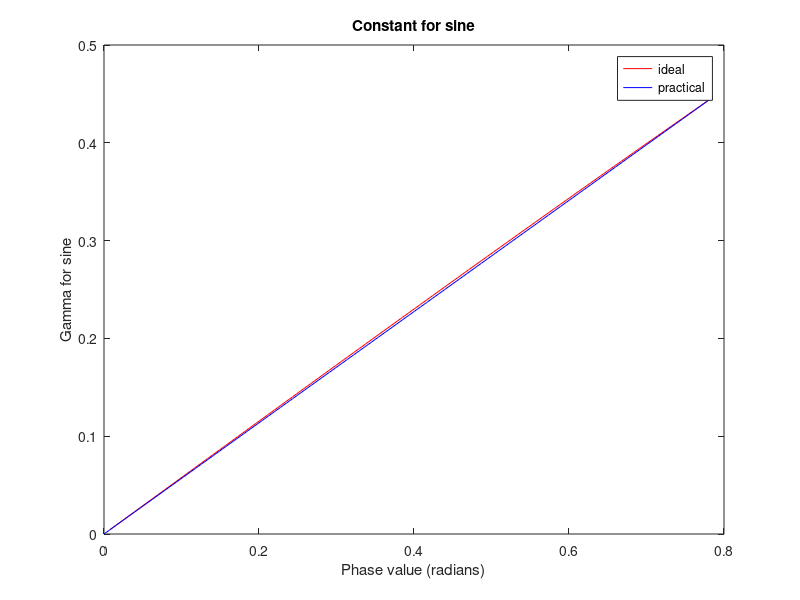
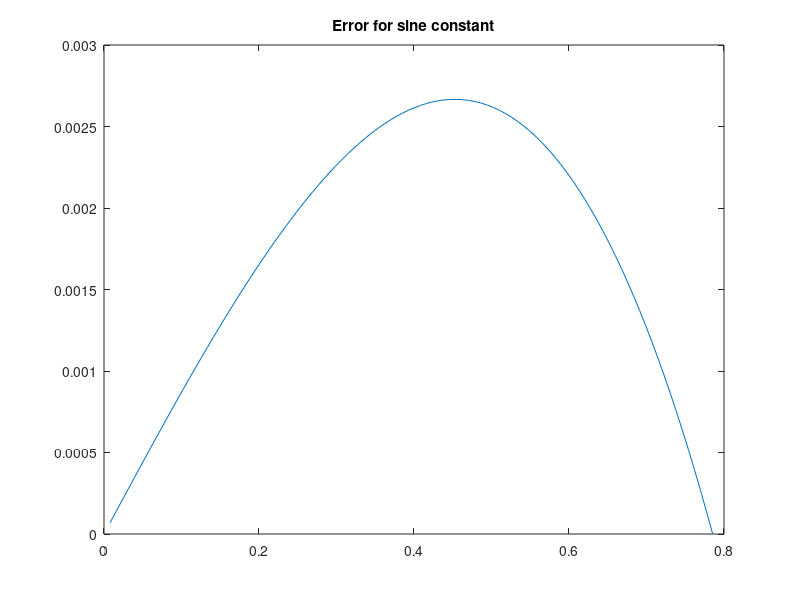
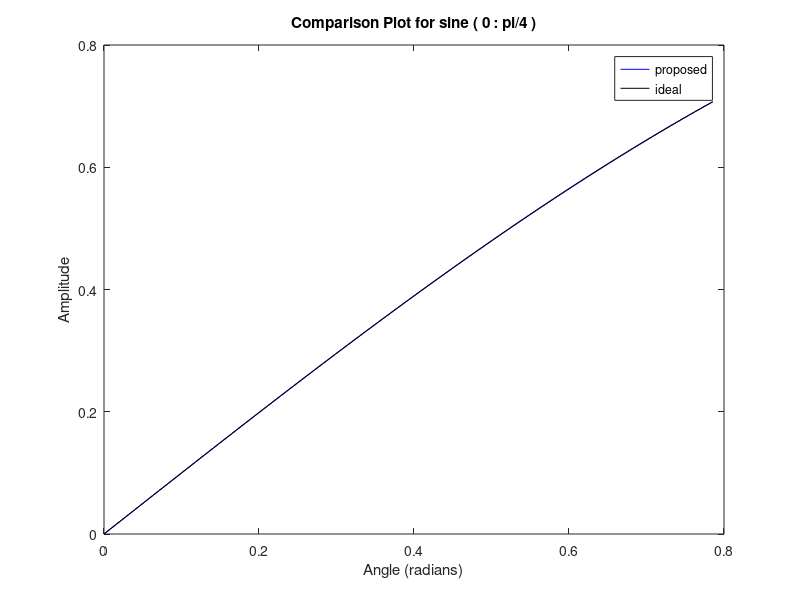
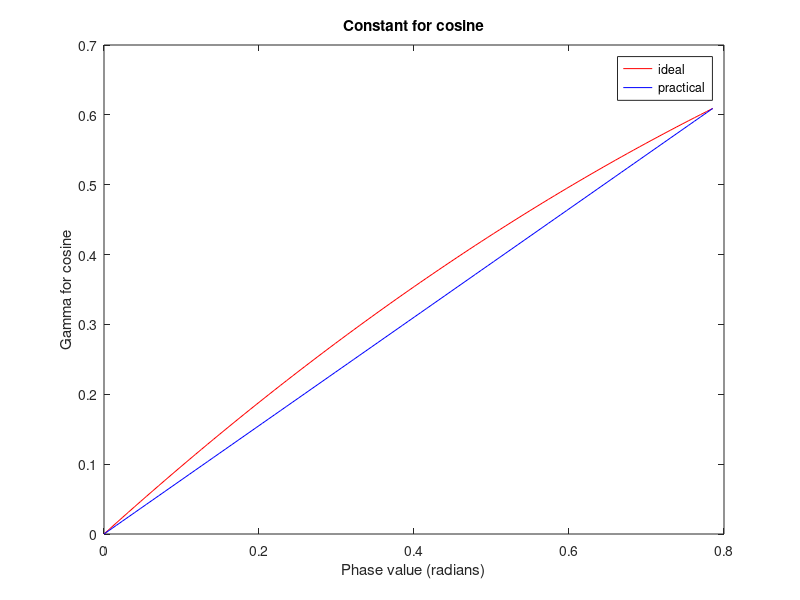

Write MATLAB code to recreate these figures, in order.
clc;
close all;
clear all;

N = 7;
dac = N+1;
vref = 2;

dac_res=vref/(2^dac-1);
a=floor((2*pi)*2^N);
b=floor(a/8);
a=b*8;
res = (2*pi)/a;

l=0:res:pi/4;

ui=sqrt(2*(1-(sin(l)./l)));
umax=sqrt(2*(1-(sin(pi/4)/(pi/4))));
u=0:umax/b:umax;
sina=(1-(u.^2/2)).*l;

figure,plot(l,ui,'r',l,u,'b'); 
legend('ideal','practical');
ylabel('Gamma for sine');
xlabel('Phase value (radians)');
title('Constant for sine');

errors=ui-u;
figure,plot(l,errors);
title('Error for sine constant'); 

figure,plot(l,sina,'b',l,sin(l),'black'); 
legend('proposed','ideal');
xlabel('Angle (radians)');
ylabel(' Amplitude ');
title('Comparison Plot for sine ( 0 : pi/4 )');

i=1;
for z=0:res:pi/4
    p=[0.5 (-z) (1-cos(z))]; 
    ri(i)=min(roots(p)); 
    i=i+1;
end

p=[0.5 (-pi/4) (1-cos(pi/4))];
rmax=min(roots(p)); 
r=0:rmax/b:rmax; 
cosa=(1-(l.*r)+((r.*r)/2));

figure,plot(l,ri,'r',l,r,'b'); 
legend('ideal','practical');
xlabel('Phase value (radians)');
ylabel('Gamma for cosine');
title('Constant for cosine');

errorc=ri-r;
figure,plot(l,errorc);
title('Error for cosine constant');

figure,plot(l,cosa,'r',l,cos(l),'black');
legend('proposed','ideal');
xlabel('Angle (radians)');
ylabel(' Amplitude ');
title('Comparison Plot for cos ( 0 : pi/4 )');

t=0:res:2*pi;
signal=[sina fliplr(cosa(1:b)) cosa(2:b+1) fliplr(sina(1:b)) -sina(2:b+1) -fliplr(cosa(1:b)) -cosa(2:b+1) -fliplr(sina(1:b)) ];

figure,plot(t,signal); 
xlabel('Angle (radians)');
ylabel(' Amplitude ');
title('Plot for sine ( 0 : 2*pi )');

fs = a;
samples = a;

fin=1;
Nw=floor(fin*samples)/fs;
 
quantize_signal=dac_res*(round(signal/dac_res));

figure,plot(t,quantize_signal); 
xlabel('Angle (radians)');
ylabel(' Amplitude ');
title('Plot for Quantized sine ( 0 : 2*pi )');

figure, plot(t,signal-quantize_signal);
title('Quantization error');

original = sin(t);
figure; plot(t,original,'r',t,quantize_signal,'black');
legend('ideal','proposed');
xlabel('Angle (radians)');
ylabel(' Amplitude ');
title('Comparison Plot for sine ( 0 : 2*pi )');

error = original-quantize_signal;
figure; plot(t,error);
xlabel('Angle (radians)');
ylabel(' Amplitude ');
title('Error');

window_type=ones(1,samples);
window_scaling_factor=sum(window_type);

fft_signal=fft(quantize_signal,samples);

freq_scal = linspace (0, 0.5, samples/2);
X=fft_signal.*conj(fft_signal);

figure;
plot(freq_scal, 10*log10(X(1:samples/2)), '-x');
hold on
plot( 10*log10(abs(fft_signal(Nw:Nw+2))), 'r*');
axis([0 0.01 -120 10]);
title('FFT Plot (N = 12864, Hann window is used)');
xlabel('Frequency (Normalized)');

signal_value = (sum(fft_signal(Nw:Nw+2).*conj(fft_signal(Nw:Nw+2))));
noise_bins = [fft_signal(2:fin-1) fft_signal(fin+3:samples/2)]; 
noise = (sum((abs(noise_bins)).^2)) /((samples/2)-3);
noise_value = 2*(sum(noise_bins.*conj(noise_bins)));

noise_formula = ((1/power(2,dac))^2)/12;

f=fs*(0:(samples-1)/2)/samples; 
sp=abs(fft(quantize_signal,samples));
yfft=(sp)/max(sp); 
figure,plot(f,20*log(yfft(1:(samples/2)))); 
axis([0,100,-500,0]);
xlabel('Frequency bins (Hz)');
ylabel('Power (dB)');
title(' Spectrum for proposed sine computation');

sfdrv=sort(abs(20*log(yfft(1:samples/2)))); 
sfdrv=sfdrv(2:end);
sfdr=min(sfdrv); 
disp('sfdr (in dBc) is:');
disp(sfdr); 

snr_ideal = (6.02 * dac) + 1.76;
disp('Maximum Achievable SNR (in dB) is :');
disp(snr_ideal);

snr=10*log10(signal_value/noise_value);
disp('snr (in dB) is:');
disp(snr);